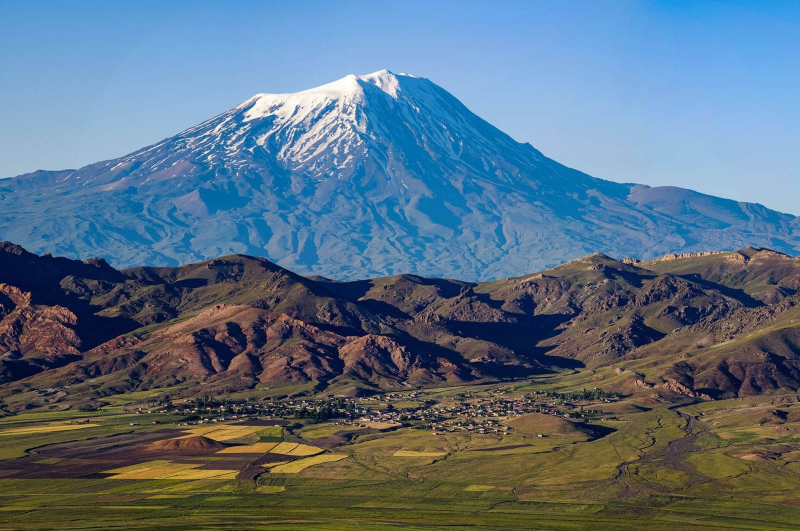
#> input picture 9.22 opencv/74707.jpg, 1600 x 1062 px (shown at 1/2 size)
$ jupyter execute 0922-1.ipynb
#> lines starting #> are read from the running program, lines starting #| are printed output that depends on the picture; after the words box and inside, x2 and y2 are one past the last pixel; in counts of white or black regions, pixels touching at a corner belong together
[cell 1]
import cv2
import numpy as np

[cell 2]
img = cv2.imread('74707.jpg')
#> img is the input picture: shape (1062, 1600, 3); mean B, G, R 130.1, 111.7, 89.9

[cell 3]
for x in range(100):
    for y in range(100):
        img.itemset((500+x,500+y,1),255)
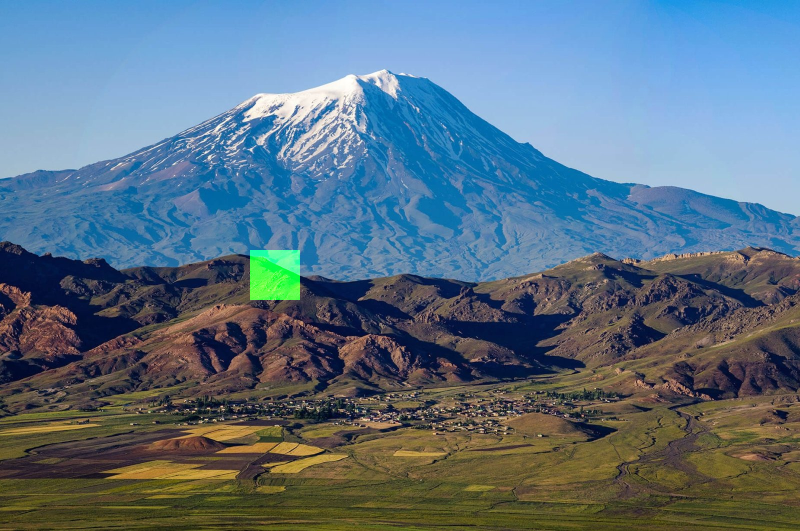
#> img: shape (1062, 1600, 3) (shown at 1/2 size); 0.59% of pixels changed, all inside (x1, y1, x2, y2) = (500, 500, 600, 600)

[cell 4]
cv2.imshow('image',img)
cv2.waitKey(0)
cv2.destroyAllWindows()

[cell 5]
print(img.shape)
#| (1062, 1600, 3)

[cell 6]
print(img.size)
#| 5097600

[cell 7]
ball = img[280:340, 330:390]
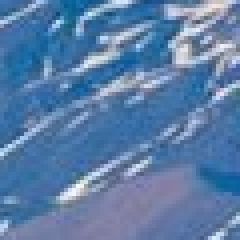
#> ball: shape (60, 60, 3) (shown 4 times larger); mean B, G, R 167.3, 124.9, 90.7
img[273:333, 100:160] = ball
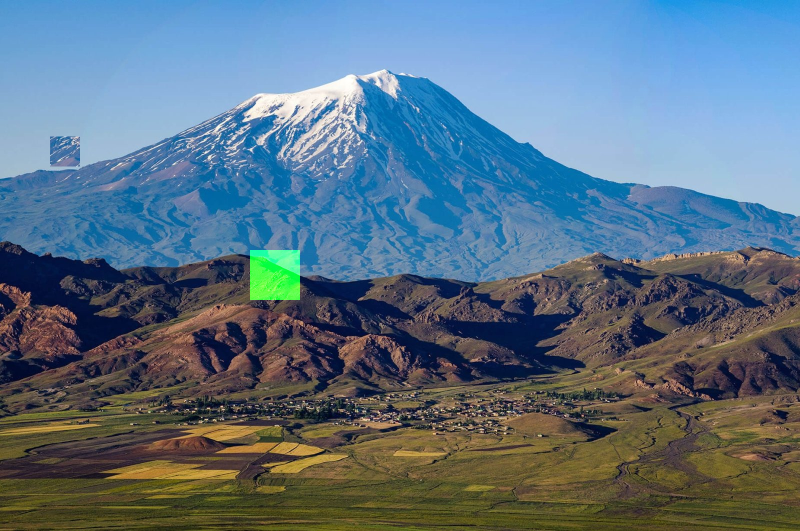
#> img: shape (1062, 1600, 3) (shown at 1/2 size); 0.21% of pixels changed, all inside (x1, y1, x2, y2) = (100, 273, 160, 333)

[cell 8]
b,g,r = cv2.split(img)
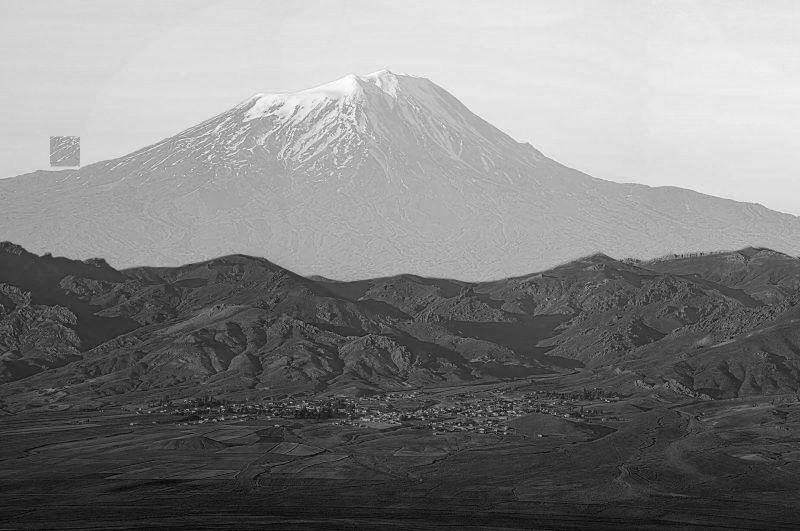
#> b: shape (1062, 1600) (shown at 1/2 size); min 0, max 255, mean 130
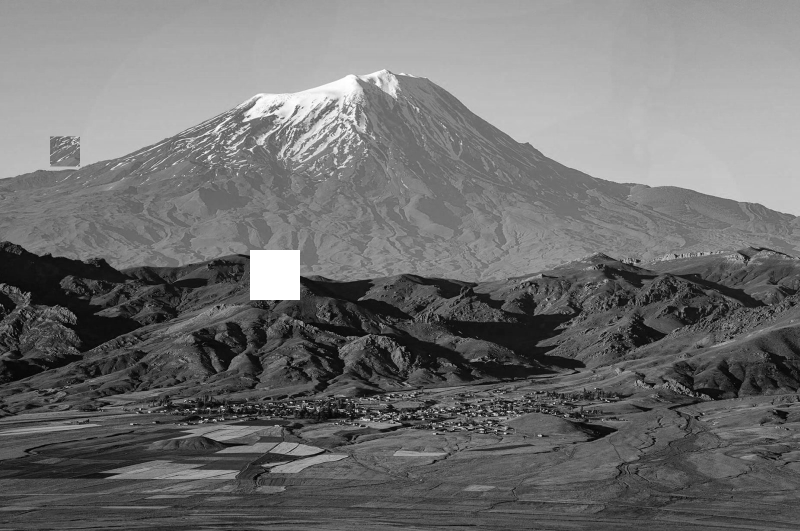
#> g: shape (1062, 1600) (shown at 1/2 size); min 0, max 255, mean 112.6
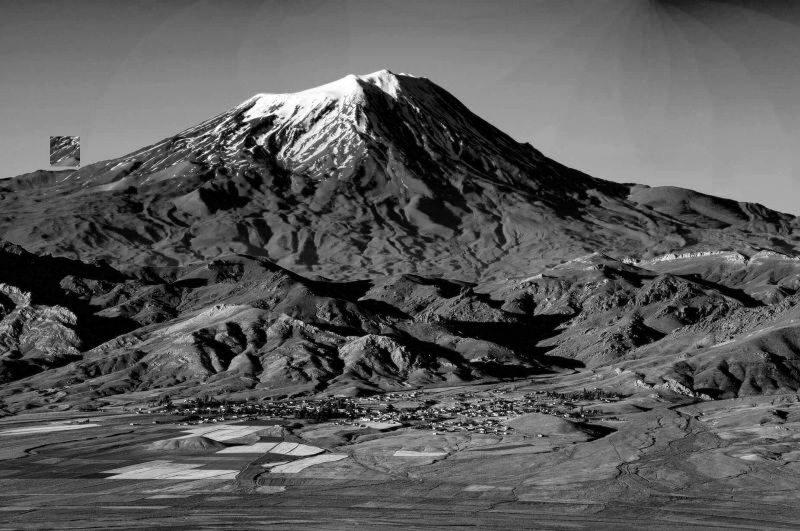
#> r: shape (1062, 1600) (shown at 1/2 size); min 0, max 255, mean 89.8
img = cv2.merge((b,g,r))

[cell 9]
print(r)
#> (printed output is left out)
